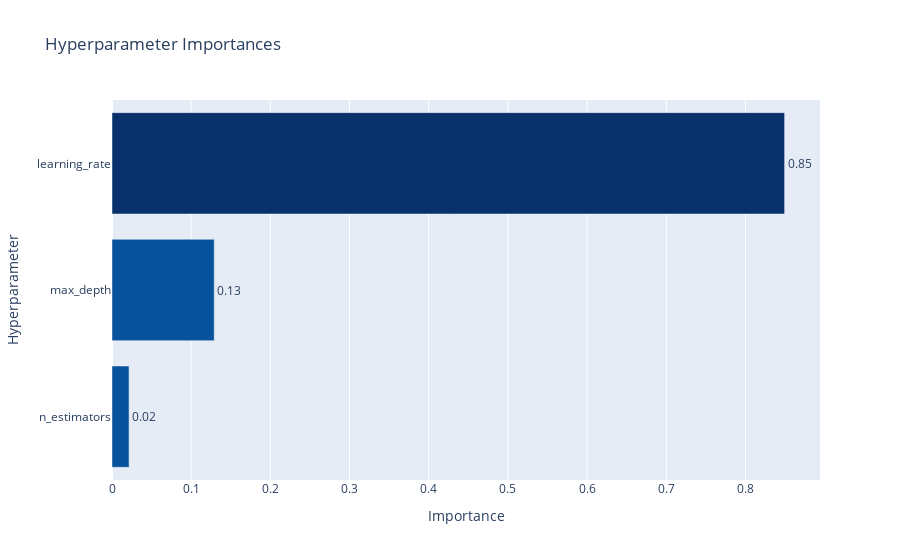

The notebook cell this image was saved under:
### Code cell
plot_param_importances(study2)

### Figure 1 — Plotly figure (JSON) as saved in the notebook; plotly's stock layout.template omitted (floating-point values rounded to 4 significant figures)
{"data": [{"cliponaxis": false, "hovertemplate": ["n_estimators (IntLogUniformDistribution): 0.021530559587832548<extra></extra>", "max_depth (IntUniformDistribution): 0.12907094081062667<extra></extra>", "learning_rate (UniformDistribution): 0.8493984996015408<extra></extra>"], "marker": {"color": ["rgb(8,81,156)", "rgb(8,81,156)", "rgb(8,48,107)"]}, "orientation": "h", "text": ["0.021530559587832548", "0.12907094081062667", "0.8493984996015408"], "textposition": "outside", "texttemplate": "%{text:.2f}", "type": "bar", "x": [0.02153, 0.1291, 0.8494], "y": ["n_estimators", "max_depth", "learning_rate"]}], "layout": {"autosize": true, "showlegend": false, "title": {"text": "Hyperparameter Importances"}, "xaxis": {"autorange": true, "range": [0, 0.8941], "title": {"text": "Importance"}, "type": "linear"}, "yaxis": {"autorange": true, "range": [-0.5, 2.5], "title": {"text": "Hyperparameter"}, "type": "category"}}}
